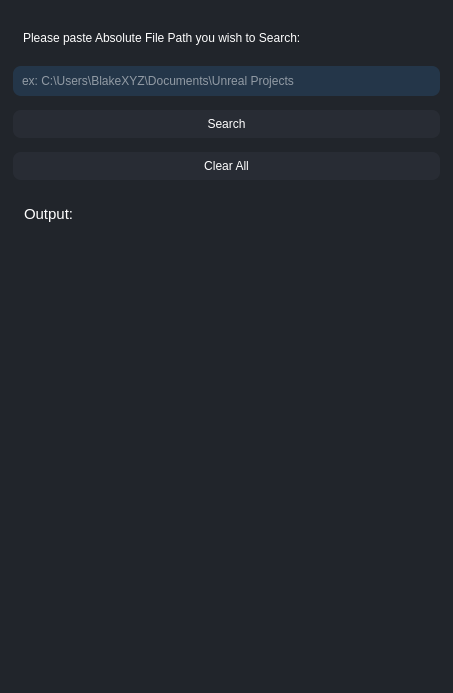
<?xml version="1.0" encoding="UTF-8"?>
<ui version="4.0">
 <class>MainWindow</class>
 <widget class="QMainWindow" name="MainWindow">
  <property name="geometry">
   <rect>
    <x>0</x>
    <y>0</y>
    <width>453</width>
    <height>693</height>
   </rect>
  </property>
  <property name="windowTitle">
   <string>MainWindow</string>
  </property>
  <property name="styleSheet">
   <string notr="true">
QWidget {
	font: 11pt &quot;Arial&quot;;
	background-color: #21252B;
	color: rgb(255, 255, 255);
    border-radius: 8px; /* Rounded corner with a radius of 5 pixels */
	padding: 7px;
	margin: 4px;
}

QLabel {
	margin-top: 15px;
	font: 57 11pt &quot;Roboto Medium&quot;;

}

QPushButton {
	background-color: #282C34;
    border-radius: 8px; /* Rounded corner with a radius of 5 pixels */

	font: 57 11pt &quot;Roboto Medium&quot;;
}
QPushButton:hover {
    background-color: #243649; /* Background color on hover */
}
QPushButton:pressed {
    background-color: #63677a; /* Background color when pressed */
}


QLineEdit {
    background-color: #243649; /* Background color on hover */
}

</string>
  </property>
  <widget class="QWidget" name="centralwidget">
   <layout class="QGridLayout" name="gridLayout">
    <item row="1" column="0">
     <widget class="QLineEdit" name="myInputText">
      <property name="placeholderText">
       <string>ex: C:\Users\BlakeXYZ\Documents\Unreal Projects</string>
      </property>
     </widget>
    </item>
    <item row="3" column="0">
     <widget class="QPushButton" name="clearBtn">
      <property name="mouseTracking">
       <bool>false</bool>
      </property>
      <property name="toolTip">
       <string/>
      </property>
      <property name="statusTip">
       <string/>
      </property>
      <property name="whatsThis">
       <string/>
      </property>
      <property name="text">
       <string>Clear All</string>
      </property>
     </widget>
    </item>
    <item row="0" column="0">
     <widget class="QLabel" name="label">
      <property name="sizePolicy">
       <sizepolicy hsizetype="Preferred" vsizetype="Minimum">
        <horstretch>0</horstretch>
        <verstretch>0</verstretch>
       </sizepolicy>
      </property>
      <property name="text">
       <string>Please paste Absolute File Path you wish to Search: </string>
      </property>
     </widget>
    </item>
    <item row="2" column="0">
     <widget class="QPushButton" name="searchBtn">
      <property name="text">
       <string>Search</string>
      </property>
     </widget>
    </item>
    <item row="4" column="0">
     <widget class="QTextEdit" name="myOutputText">
      <property name="toolTip">
       <string/>
      </property>
      <property name="styleSheet">
       <string notr="true"/>
      </property>
      <property name="readOnly">
       <bool>true</bool>
      </property>
      <property name="html">
       <string>&lt;!DOCTYPE HTML PUBLIC &quot;-//W3C//DTD HTML 4.0//EN&quot; &quot;http://www.w3.org/TR/REC-html40/strict.dtd&quot;&gt;
&lt;html&gt;&lt;head&gt;&lt;meta name=&quot;qrichtext&quot; content=&quot;1&quot; /&gt;&lt;style type=&quot;text/css&quot;&gt;
p, li { white-space: pre-wrap; }
&lt;/style&gt;&lt;/head&gt;&lt;body style=&quot; font-family:'Arial'; font-size:11pt; font-weight:400; font-style:normal;&quot;&gt;
&lt;p style=&quot; margin-top:0px; margin-bottom:0px; margin-left:0px; margin-right:0px; -qt-block-indent:0; text-indent:0px;&quot;&gt;Output:&lt;/p&gt;&lt;/body&gt;&lt;/html&gt;</string>
      </property>
      <property name="textInteractionFlags">
       <set>Qt::TextSelectableByMouse</set>
      </property>
     </widget>
    </item>
   </layout>
  </widget>
 </widget>
 <resources/>
 <connections/>
</ui>
